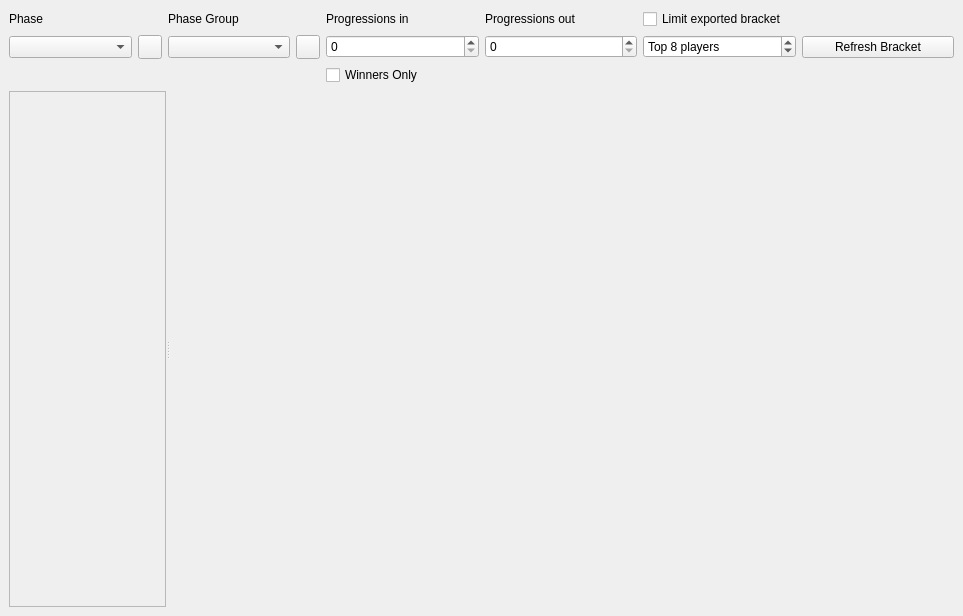
<?xml version="1.0" encoding="UTF-8"?>
<ui version="4.0">
 <class>DockWidget</class>
 <widget class="QDockWidget" name="DockWidget">
  <property name="geometry">
   <rect>
    <x>0</x>
    <y>0</y>
    <width>963</width>
    <height>616</height>
   </rect>
  </property>
  <property name="locale">
   <locale language="English" country="UnitedStates"/>
  </property>
  <property name="windowTitle">
   <string>Bracket</string>
  </property>
  <widget class="QWidget" name="dockWidgetContents">
   <property name="sizePolicy">
    <sizepolicy hsizetype="Preferred" vsizetype="Preferred">
     <horstretch>0</horstretch>
     <verstretch>0</verstretch>
    </sizepolicy>
   </property>
   <layout class="QVBoxLayout" name="verticalLayout_4">
    <item>
     <layout class="QGridLayout" name="gridLayout_3">
      <item row="0" column="1">
       <widget class="QLabel" name="label_2">
        <property name="sizePolicy">
         <sizepolicy hsizetype="Preferred" vsizetype="Maximum">
          <horstretch>0</horstretch>
          <verstretch>0</verstretch>
         </sizepolicy>
        </property>
        <property name="text">
         <string>Phase Group</string>
        </property>
       </widget>
      </item>
      <item row="0" column="4">
       <widget class="QCheckBox" name="limitExport">
        <property name="sizePolicy">
         <sizepolicy hsizetype="Minimum" vsizetype="Maximum">
          <horstretch>0</horstretch>
          <verstretch>0</verstretch>
         </sizepolicy>
        </property>
        <property name="text">
         <string>Limit exported bracket</string>
        </property>
       </widget>
      </item>
      <item row="0" column="0">
       <widget class="QLabel" name="label">
        <property name="sizePolicy">
         <sizepolicy hsizetype="Preferred" vsizetype="Maximum">
          <horstretch>0</horstretch>
          <verstretch>0</verstretch>
         </sizepolicy>
        </property>
        <property name="text">
         <string>Phase</string>
        </property>
       </widget>
      </item>
      <item row="3" column="2">
       <widget class="QCheckBox" name="winnersOnly">
        <property name="text">
         <string>Winners Only</string>
        </property>
       </widget>
      </item>
      <item row="2" column="3">
       <widget class="QSpinBox" name="progressionsOut"/>
      </item>
      <item row="0" column="2">
       <widget class="QLabel" name="label_3">
        <property name="sizePolicy">
         <sizepolicy hsizetype="Preferred" vsizetype="Maximum">
          <horstretch>0</horstretch>
          <verstretch>0</verstretch>
         </sizepolicy>
        </property>
        <property name="text">
         <string>Progressions in</string>
        </property>
       </widget>
      </item>
      <item row="0" column="3">
       <widget class="QLabel" name="label_4">
        <property name="sizePolicy">
         <sizepolicy hsizetype="Preferred" vsizetype="Maximum">
          <horstretch>0</horstretch>
          <verstretch>0</verstretch>
         </sizepolicy>
        </property>
        <property name="text">
         <string>Progressions out</string>
        </property>
       </widget>
      </item>
      <item row="2" column="2">
       <widget class="QSpinBox" name="progressionsIn"/>
      </item>
      <item row="2" column="1">
       <layout class="QHBoxLayout" name="horizontalLayout_2">
        <item>
         <widget class="QComboBox" name="phaseGroupSelection"/>
        </item>
        <item>
         <widget class="QPushButton" name="btRefreshPhaseGroup">
          <property name="sizePolicy">
           <sizepolicy hsizetype="Fixed" vsizetype="Fixed">
            <horstretch>0</horstretch>
            <verstretch>0</verstretch>
           </sizepolicy>
          </property>
          <property name="minimumSize">
           <size>
            <width>24</width>
            <height>24</height>
           </size>
          </property>
          <property name="font">
           <font>
            <pointsize>1</pointsize>
           </font>
          </property>
          <property name="text">
           <string/>
          </property>
         </widget>
        </item>
       </layout>
      </item>
      <item row="2" column="4">
       <widget class="QSpinBox" name="limitExportNumber">
        <property name="suffix">
         <string> players</string>
        </property>
        <property name="prefix">
         <string>Top </string>
        </property>
        <property name="value">
         <number>8</number>
        </property>
       </widget>
      </item>
      <item row="2" column="5">
       <widget class="QPushButton" name="btRefreshBracket">
        <property name="text">
         <string>Refresh Bracket</string>
        </property>
       </widget>
      </item>
      <item row="2" column="0">
       <layout class="QHBoxLayout" name="horizontalLayout">
        <item>
         <widget class="QComboBox" name="phaseSelection"/>
        </item>
        <item>
         <widget class="QPushButton" name="btRefreshPhase">
          <property name="sizePolicy">
           <sizepolicy hsizetype="Fixed" vsizetype="Fixed">
            <horstretch>0</horstretch>
            <verstretch>0</verstretch>
           </sizepolicy>
          </property>
          <property name="minimumSize">
           <size>
            <width>24</width>
            <height>24</height>
           </size>
          </property>
          <property name="font">
           <font>
            <pointsize>1</pointsize>
           </font>
          </property>
          <property name="text">
           <string/>
          </property>
         </widget>
        </item>
       </layout>
      </item>
     </layout>
    </item>
    <item>
     <widget class="QSplitter" name="splitter">
      <property name="orientation">
       <enum>Qt::Horizontal</enum>
      </property>
      <widget class="QScrollArea" name="scrollArea">
       <property name="widgetResizable">
        <bool>true</bool>
       </property>
       <widget class="QWidget" name="listContainer">
        <property name="geometry">
         <rect>
          <x>0</x>
          <y>0</y>
          <width>155</width>
          <height>284</height>
         </rect>
        </property>
        <layout class="QVBoxLayout" name="verticalLayout"/>
       </widget>
      </widget>
      <widget class="QWidget" name="bracket" native="true"/>
     </widget>
    </item>
   </layout>
  </widget>
 </widget>
 <resources/>
 <connections/>
</ui>
